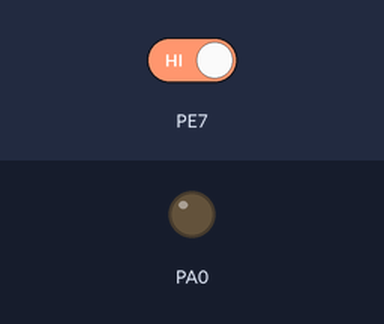
Bench run of a program on a simulated ATmega128, CodeVisionAVR source translated, built with avr-gcc and emulated at 16 MHz. Shown: output pins drawn as LEDs (lit = HIGH). The inputs (shaded band) are chosen by the test bench; at power-on: PE7 HIGH.

Above: at 1.2 s.
1.3 s: PE7 driven LOW
At 2.4 s:
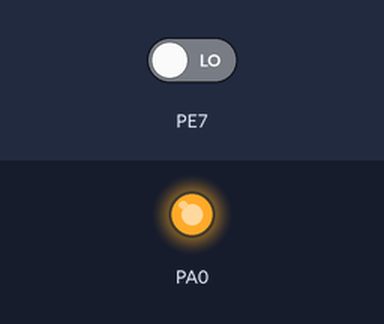
Timing chart, 0 to 4.3 s (numbered marks = the images above; inputs shaded):
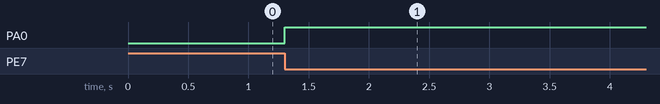

The program:

main.c
```c
// (licence header left out)
#include <mega128.h>

// External Interrupt 7 service routine
interrupt [EXT_INT7] void ext_int7_isr(void)
{
// Place your code here
    // INT7 mapping to PORTE.7

    // LED Blink
    PORTA ^= 0x01;
}

// Declare your global variables here

void main(void)
{
// Declare your local variables here

// Input/Output Ports initialization
// Port A initialization
// Func7=In Func6=In Func5=In Func4=In Func3=In Func2=In Func1=In Func0=Out
// State7=T State6=T State5=T State4=T State3=T State2=T State1=T State0=0
PORTA=0x00;
DDRA=0x01;

// Port B initialization
// Func7=In Func6=In Func5=In Func4=In Func3=In Func2=In Func1=In Func0=In
// State7=T State6=T State5=T State4=T State3=T State2=T State1=T State0=T
PORTB=0x00;
DDRB=0x00;

// Port C initialization
// Func7=In Func6=In Func5=In Func4=In Func3=In Func2=In Func1=In Func0=In
// State7=T State6=T State5=T State4=T State3=T State2=T State1=T State0=T
PORTC=0x00;
DDRC=0x00;

// Port D initialization
// Func7=In Func6=In Func5=In Func4=In Func3=In Func2=In Func1=In Func0=In
// State7=T State6=T State5=T State4=T State3=T State2=T State1=T State0=T
PORTD=0x00;
DDRD=0x00;

// Port E initialization
// Func7=In Func6=In Func5=In Func4=In Func3=In Func2=In Func1=In Func0=In
// State7=T State6=T State5=T State4=T State3=T State2=T State1=T State0=T
PORTE=0x00;
DDRE=0x00;

// Port F initialization
// Func7=In Func6=In Func5=In Func4=In Func3=In Func2=In Func1=In Func0=In
// State7=T State6=T State5=T State4=T State3=T State2=T State1=T State0=T
PORTF=0x00;
DDRF=0x00;

// Port G initialization
// Func4=In Func3=In Func2=In Func1=In Func0=In
// State4=T State3=T State2=T State1=T State0=T
PORTG=0x00;
DDRG=0x00;

// Timer/Counter 0 initialization
// Clock source: System Clock
// Clock value: Timer 0 Stopped
// Mode: Normal top=0xFF
// OC0 output: Disconnected
ASSR=0x00;
TCCR0=0x00;
TCNT0=0x00;
OCR0=0x00;

// Timer/Counter 1 initialization
// Clock source: System Clock
// Clock value: Timer1 Stopped
// Mode: Normal top=0xFFFF
// OC1A output: Discon.
// OC1B output: Discon.
// OC1C output: Discon.
// Noise Canceler: Off
// Input Capture on Falling Edge
// Timer1 Overflow Interrupt: Off
// Input Capture Interrupt: Off
// Compare A Match Interrupt: Off
// Compare B Match Interrupt: Off
// Compare C Match Interrupt: Off
TCCR1A=0x00;
TCCR1B=0x00;
TCNT1H=0x00;
TCNT1L=0x00;
ICR1H=0x00;
ICR1L=0x00;
OCR1AH=0x00;
OCR1AL=0x00;
OCR1BH=0x00;
OCR1BL=0x00;
OCR1CH=0x00;
OCR1CL=0x00;

// Timer/Counter 2 initialization
// Clock source: System Clock
// Clock value: Timer2 Stopped
// Mode: Normal top=0xFF
// OC2 output: Disconnected
TCCR2=0x00;
TCNT2=0x00;
OCR2=0x00;

// Timer/Counter 3 initialization
// Clock source: System Clock
// Clock value: Timer3 Stopped
// Mode: Normal top=0xFFFF
// OC3A output: Discon.
// OC3B output: Discon.
// OC3C output: Discon.
// Noise Canceler: Off
// Input Capture on Falling Edge
// Timer3 Overflow Interrupt: Off
// Input Capture Interrupt: Off
// Compare A Match Interrupt: Off
// Compare B Match Interrupt: Off
// Compare C Match Interrupt: Off
TCCR3A=0x00;
TCCR3B=0x00;
TCNT3H=0x00;
TCNT3L=0x00;
ICR3H=0x00;
ICR3L=0x00;
OCR3AH=0x00;
OCR3AL=0x00;
OCR3BH=0x00;
OCR3BL=0x00;
OCR3CH=0x00;
OCR3CL=0x00;

// External Interrupt(s) initialization
// INT0: Off
// INT1: Off
// INT2: Off
// INT3: Off
// INT4: Off
// INT5: Off
// INT6: Off
// INT7: On
// INT7 Mode: Falling Edge
EICRA=0x00;
EICRB=0x80;
EIMSK=0x80;
EIFR=0x80;

// Timer(s)/Counter(s) Interrupt(s) initialization
TIMSK=0x00;

ETIMSK=0x00;

// USART0 initialization
// USART0 disabled
UCSR0B=0x00;

// USART1 initialization
// USART1 disabled
UCSR1B=0x00;

// Analog Comparator initialization
// Analog Comparator: Off
// Analog Comparator Input Capture by Timer/Counter 1: Off
ACSR=0x80;
SFIOR=0x00;

// ADC initialization
// ADC disabled
ADCSRA=0x00;

// SPI initialization
// SPI disabled
SPCR=0x00;

// TWI initialization
// TWI disabled
TWCR=0x00;

// Global enable interrupts
#asm("sei")

while (1)
      {
      // Place your code here
      }
}
```

Measured:
- after the input at 1.3 s, PA0: LOW → HIGH at once
